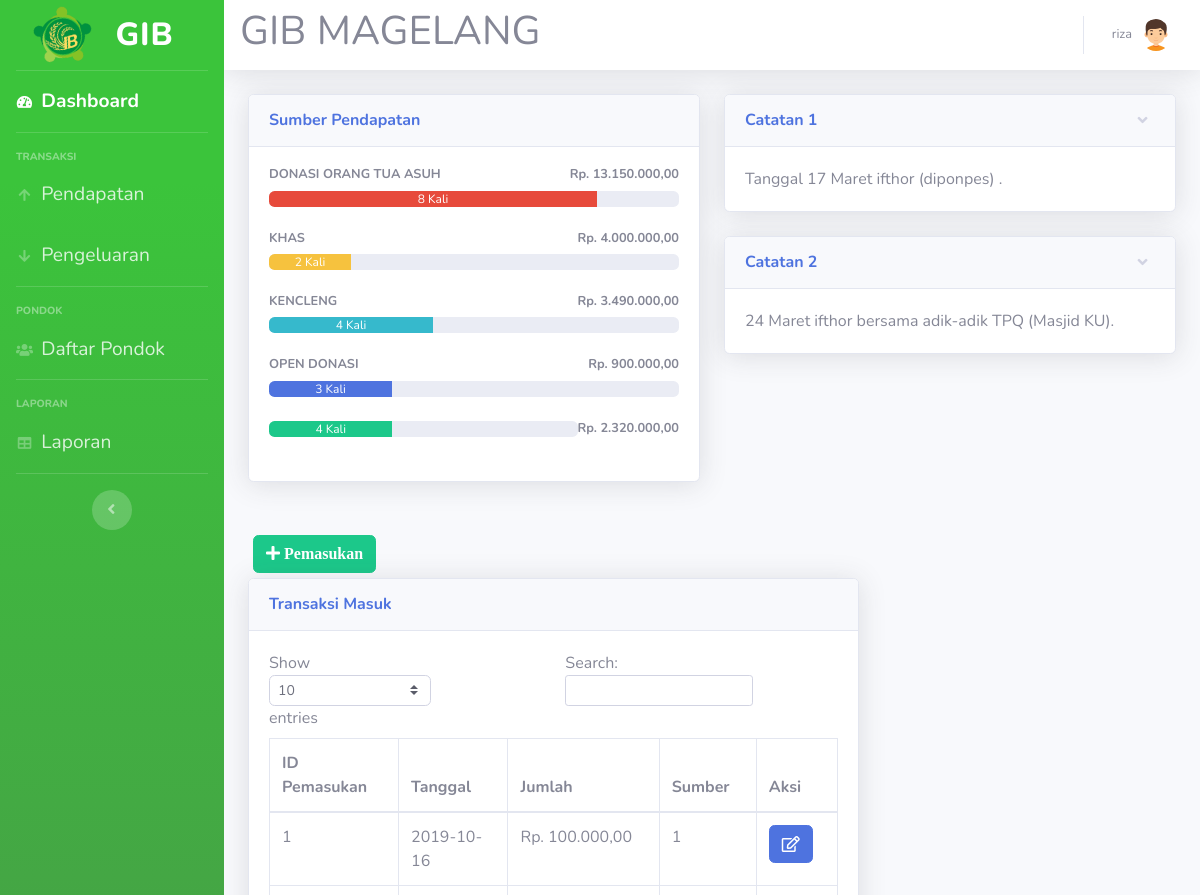
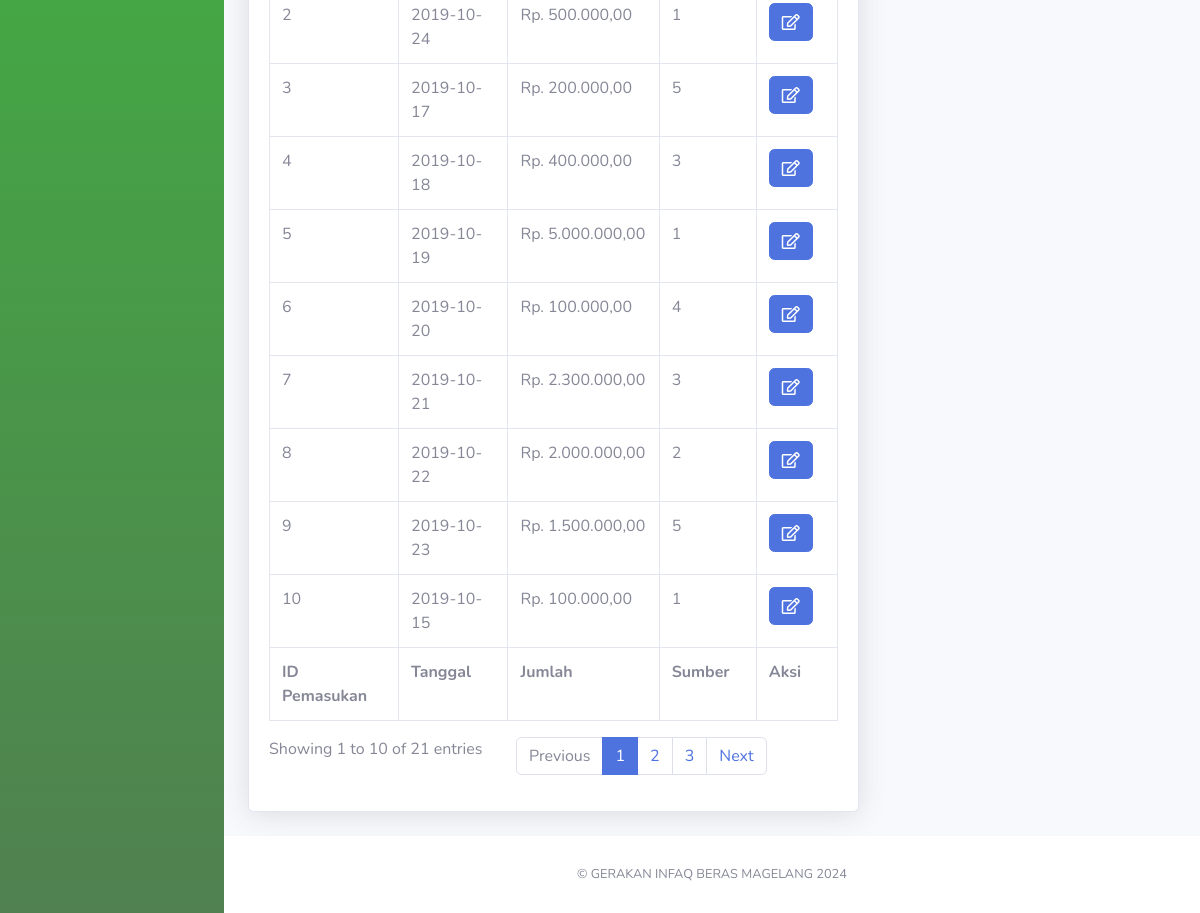
Page /pendapatan.php (signed in) on the committed database (2 pictures, top to bottom).
### tables this page shows
CREATE TABLE `sumber` (
  `id_sumber` int(11) NOT NULL,
  `nama` varchar(40) NOT NULL
);

CREATE TABLE `catatan` (
  `id_catatan` int(11) NOT NULL,
  `catatan` text NOT NULL
);

CREATE TABLE `pemasukan` (
  `id_pemasukan` int(11) NOT NULL,
  `tgl_pemasukan` date NOT NULL,
  `jumlah` int(11) NOT NULL,
  `id_sumber` int(11) NOT NULL
);

### pendapatan.php (the view, shortened to what this page needs)
<!DOCTYPE html>
<html lang="en">
<head>
  <link href="vendor/fontawesome-free/css/all.min.css" rel="stylesheet" type="text/css">
  <link href="css/sb-admin-2.min.css" rel="stylesheet">
</head>
<body id="page-top">
<?php
require 'koneksi.php';
require ('sidebar.php'); ?>
      <div id="content">
<?php require ('navbar.php'); ?>
        <div class="container-fluid">
          <div class="row">
            <div class="col-lg-6 mb-4">
              <div class="card shadow mb-4">
                <div class="card-header py-3">
                  <h6 class="m-0 font-weight-bold text-primary">Sumber Pendapatan</h6>
                </div>
                <div class="card-body">
				<?php
				$namasumber1 = mysqli_query($koneksi,"SELECT * FROM `sumber` where id_sumber= 1 ");
				$sumbern1= mysqli_fetch_assoc($namasumber1);
				$namasumber2 = mysqli_query($koneksi,"SELECT * FROM `sumber` where id_sumber= 2 ");
				$sumbern2= mysqli_fetch_assoc($namasumber2);
				$namasumber3 = mysqli_query($koneksi,"SELECT * FROM `sumber` where id_sumber= 3 ");
				$sumbern3= mysqli_fetch_assoc($namasumber3);
				$namasumber4 = mysqli_query($koneksi,"SELECT * FROM `sumber` where id_sumber= 4 ");
				$sumbern4= mysqli_fetch_assoc($namasumber4);
				$namasumber5 = mysqli_query($koneksi,"SELECT * FROM `sumber` where id_sumber= 5 ");
				$sumbern5= mysqli_fetch_assoc($namasumber5);
				$hasil1=mysqli_query($koneksi,"SELECT * FROM pemasukan where id_sumber = 1");
				while ($jumlah1=mysqli_fetch_array($hasil1)){
				$arrayhasil1[] = $jumlah1['jumlah'];
				}
				$jumlahhasil1 = array_sum($arrayhasil1);
				$hasil2=mysqli_query($koneksi,"SELECT * FROM pemasukan where id_sumber = 2");
				while ($jumlah2=mysqli_fetch_array($hasil2)){
				$arrayhasil2[] = $jumlah2['jumlah'];
				}
				$jumlahhasil2 = array_sum($arrayhasil2);
				$hasil3=mysqli_query($koneksi,"SELECT * FROM pemasukan where id_sumber = 3");
				while ($jumlah3=mysqli_fetch_array($hasil3)){
				$arrayhasil3[] = $jumlah3['jumlah'];
				}
				$jumlahhasil3 = array_sum($arrayhasil3);
				$hasil4=mysqli_query($koneksi,"SELECT * FROM pemasukan where id_sumber = 4");
				while ($jumlah4=mysqli_fetch_array($hasil4)){
				$arrayhasil4[] = $jumlah4['jumlah'];
				}
				$jumlahhasil4 = array_sum($arrayhasil4);
				$hasil5=mysqli_query($koneksi,"SELECT * FROM pemasukan where id_sumber = 5");
				while ($jumlah5=mysqli_fetch_array($hasil5)){
				$arrayhasil5[] = $jumlah5['jumlah'];
				}
				$jumlahhasil5 = array_sum($arrayhasil5);
				$sumber1 = mysqli_query($koneksi,"SELECT id_sumber FROM pemasukan where id_sumber ='1'");
				$sumber1text = mysqli_num_rows($sumber1);
				$sumber1 = mysqli_num_rows($sumber1);
				$sumber1 = $sumber1 * 10;
				$sumber2 = mysqli_query($koneksi,"SELECT id_sumber FROM pemasukan where id_sumber ='2'");
				$sumber2text = mysqli_num_rows($sumber2);
				$sumber2 = mysqli_num_rows($sumber2);
				$sumber2 = $sumber2 * 10;
				$sumber3 = mysqli_query($koneksi,"SELECT id_sumber FROM pemasukan where id_sumber ='3'");
				$sumber3text = mysqli_num_rows($sumber3);
				$sumber3 = mysqli_num_rows($sumber3);
				$sumber3 = $sumber3 * 10;
				$sumber4 = mysqli_query($koneksi,"SELECT id_sumber FROM pemasukan where id_sumber ='4'");
				$sumber4text = mysqli_num_rows($sumber4);
				$sumber4 = mysqli_num_rows($sumber4);
				$sumber4 = $sumber4 * 10;
				$sumber5 = mysqli_query($koneksi,"SELECT id_sumber FROM pemasukan where id_sumber ='5'");
				$sumber5text = mysqli_num_rows($sumber5);
				$sumber5 = mysqli_num_rows($sumber5);
				$sumber5 = $sumber5 * 10;
				echo '
                  <h4 class="small font-weight-bold">'.$sumbern1['nama'].'<span class="float-right">Rp. '.number_format($jumlahhasil1,2,',','.').'</span></h4>
                  <div class="progress mb-4">
                    <div class="progress-bar bg-danger" role="progressbar" style="width:'.$sumber1.'%" aria-valuenow="50" aria-valuemin="0" aria-valuemax="100">'.$sumber1text.' Kali</div>
                  </div>
				  <h4 class="small font-weight-bold">'.$sumbern2['nama'].'<span class="float-right">Rp. '.number_format($jumlahhasil2,2,',','.').'</span></h4>
                  <div class="progress mb-4">
                    <div class="progress-bar bg-warning" role="progressbar" style="width:'.$sumber2.'%" aria-valuenow="50" aria-valuemin="0" aria-valuemax="100">'.$sumber2text.' Kali</div>
                  </div>
				  <h4 class="small font-weight-bold">'.$sumbern3['nama'].'<span class="float-right">Rp. '.number_format($jumlahhasil3,2,',','.').'</span></h4>
                  <div class="progress mb-4">
                    <div class="progress-bar bg-info" role="progressbar" style="width:'.$sumber3.'%" aria-valuenow="50" aria-valuemin="0" aria-valuemax="100">'.$sumber3text.' Kali</div>
                  </div>
				  <h4 class="small font-weight-bold">'.$sumbern4['nama'].'<span class="float-right">Rp. '.number_format($jumlahhasil4,2,',','.').'</span></h4>
                  <div class="progress mb-4">
                    <div class="progress-bar bg-primary" role="progressbar" style="width:'.$sumber4.'%" aria-valuenow="50" aria-valuemin="0" aria-valuemax="100">'.$sumber4text.' Kali</div>
                  </div>
				  <h4 class="small font-weight-bold">'.$sumbern5['nama'].'<span class="float-right">Rp. '.number_format($jumlahhasil5,2,',','.').'</span></h4>
                  <div class="progress mb-4">
                    <div class="progress-bar bg-success" role="progressbar" style="width:'.$sumber5.'%" aria-valuenow="50" aria-valuemin="0" aria-valuemax="100">'.$sumber5text.' Kali</div>
                  </div>';
				  ?>
                </div>
              </div>
			  </div>
			              <div class="col-lg-6">
              <div class="card shadow mb-4">
                <a href="#collapseCardExample" class="d-block card-header py-3" data-toggle="collapse" role="button" aria-expanded="true" aria-controls="collapseCardExample">
                  <h6 class="m-0 font-weight-bold text-primary">Catatan 1</h6>
                </a>
                <div class="collapse show" id="collapseCardExample">
                  <div class="card-body">
				  <?php $catatan1 = mysqli_query($koneksi, "SELECT catatan FROM catatan where id_catatan= 1");
                  $catatan1 = mysqli_fetch_array($catatan1);
				  echo $catatan1['catatan'];
				  ?>
				  </div>
                </div>
              </div>
			                <div class="card shadow mb-4">
                <a href="#collapseCardExample1" class="d-block card-header py-3" data-toggle="collapse" role="button" aria-expanded="true" aria-controls="collapseCardExample1">
                  <h6 class="m-0 font-weight-bold text-primary">Catatan 2</h6>
                </a>
                <div class="collapse show" id="collapseCardExample1">
                  <div class="card-body">
                  <?php $catatan2 = mysqli_query($koneksi, "SELECT * FROM catatan where id_catatan= 2");
                  $catatan2 = mysqli_fetch_array($catatan2);
				  echo $catatan2['catatan'];
				  ?></div>
                </div>
              </div>
			  </div>
					   <div class="col-xl-8 col-lg-7">
					   <button type="button" class="btn btn-success" style="margin:5px" data-toggle="modal" data-target="#myModalTambah"><i class="fa fa-plus"> Pemasukan</i></button><br>
          <div class="card shadow mb-4">
            <div class="card-header py-3">
              <h6 class="m-0 font-weight-bold text-primary">Transaksi Masuk</h6>
            </div>
            <div class="card-body">
              <div class="table-responsive">
               <table class="table table-bordered" id="dataTable" width="100%" cellspacing="0">
                  <thead>
                    <tr>
                      <th>ID Pemasukan</th>
                      <th>Tanggal</th>
                      <th>Jumlah</th>
                      <th>Sumber</th>
					  <th>Aksi</th>
                    </tr>
                  </thead>
                  <tfoot>
                    <tr>
                      <th>ID Pemasukan</th>
                      <th>Tanggal</th>
                      <th>Jumlah</th>
                      <th>Sumber</th>
                      <th>Aksi</th>
                    </tr>
                  </tfoot>
                  <tbody>
				  <?php
$query = mysqli_query($koneksi,"SELECT * FROM pemasukan");
while ($data = mysqli_fetch_assoc($query))
{
?>
                    <tr>
                      <td><?=$data['id_pemasukan']?></td>
                      <td><?=$data['tgl_pemasukan']?></td>
                      <td>Rp. <?=number_format($data['jumlah'],2,',','.');?></td>
                      <td><?=$data['id_sumber']?></td>
					  <td>
<a href="#" type="button" class=" fa fa-edit btn btn-primary btn-md" data-toggle="modal" data-target="#myModal<?php echo $data['id_pemasukan']; ?>"></a>
</td>
</tr>
  </div>
<?php
}
?>
<?php require 'footer.php'?>
</body>
</html>

### rows in the picture
sumber: nama "DONASI ORANG TUA ASUH"
sumber: nama "KHAS"
sumber: nama "KENCLENG"
sumber: nama "OPEN DONASI"
catatan: catatan "Tanggal 17 Maret ifthor (diponpes) ."
catatan: catatan "24 Maret ifthor bersama adik-adik TPQ (Masjid KU)."
pemasukan: id_pemasukan "1", tgl_pemasukan "2019-10-16", jumlah "100.000,00", id_sumber "1"
pemasukan: id_pemasukan "2", tgl_pemasukan "2019-10-24", jumlah "500.000,00", id_sumber "1"
pemasukan: id_pemasukan "3", tgl_pemasukan "2019-10-17", jumlah "200.000,00", id_sumber "5"
pemasukan: id_pemasukan "4", tgl_pemasukan "2019-10-18", jumlah "400.000,00", id_sumber "3"
pemasukan: id_pemasukan "5", tgl_pemasukan "2019-10-19", jumlah "5.000.000,00", id_sumber "1"
pemasukan: id_pemasukan "6", tgl_pemasukan "2019-10-20", jumlah "100.000,00", id_sumber "4"
pemasukan: id_pemasukan "7", tgl_pemasukan "2019-10-21", jumlah "2.300.000,00", id_sumber "3"
pemasukan: id_pemasukan "8", tgl_pemasukan "2019-10-22", jumlah "2.000.000,00", id_sumber "2"
pemasukan: id_pemasukan "9", tgl_pemasukan "2019-10-23", jumlah "1.500.000,00", id_sumber "5"
pemasukan: id_pemasukan "10", tgl_pemasukan "2019-10-15", jumlah "100.000,00", id_sumber "1"

### other values in the picture
$_SESSION['nama'] "riza"
$jumlahhasil1 "13.150.000,00"
$sumber1text "8"
$jumlahhasil2 "4.000.000,00"
$sumber2text "2"
$jumlahhasil3 "3.490.000,00"
$sumber3text "4"
$jumlahhasil4 "900.000,00"
$sumber4text "3"
$jumlahhasil5 "2.320.000,00"
$sumber5text "4"
